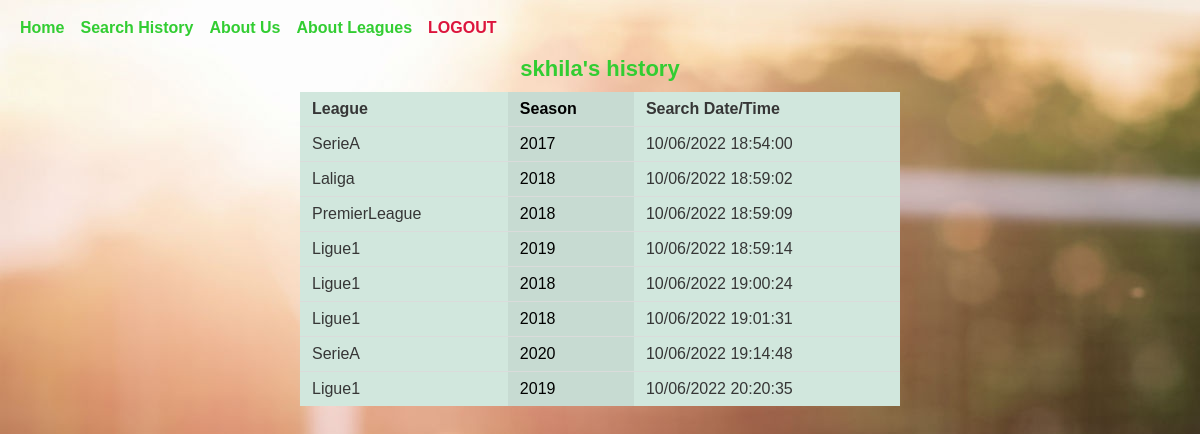
Page /history (signed in) on the earlier database version.
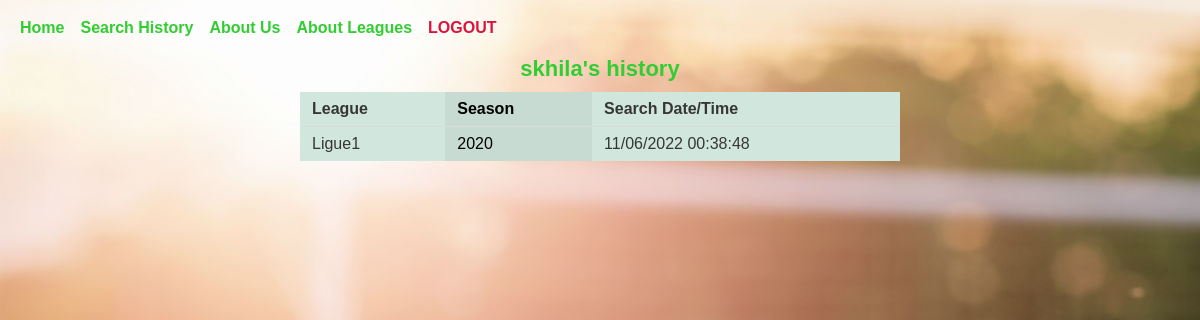
Same page on the later database version.
### flask_football.py (models this page shows)
class History(UserMixin, db.Model):
    __tablename__ = 'history'
    id = db.Column(db.Integer, primary_key=True)
    Username = db.Column(db.String(100), nullable=False)
    League = db.Column(db.String(30), nullable=False)
    Season = db.Column(db.String(30), nullable=False)
    Date = db.Column(db.String(100), nullable=False)

### flask_football.py (the view)
@app.route('/history')
def history():
    current_history = History.query.filter_by(Username=session['username']).all()
    return render_template('history.html', current_history=current_history)

### flask_football.py (called while the page is built)
@login_manager.user_loader
def load_user(user_id):
    return User.query.get(int(user_id))

### templates/history.html (shortened to what this page needs)
{% extends 'base.html' %}
{% block content %}
<h1 style="text-align: center; font-weight: bold; color: limegreen; font-size: 22px; margin-bottom: 10px">
    {{ session['username'] }}'s history</h1>
    <div>
        <table class="table table-success table-striped-columns" style="width: 50% ;margin-left:auto;margin-right:auto;">
            <tr class="table-success">
                <th scope="col">League</th>
                <th scope="col">Season</th>
                <th scope="col">Search Date/Time</th>
            </tr>
            {% for each in current_history|sort(attribute='Date') %}
            <tr>
                <td>{{ each.League }}</td>
                <td>{{ each.Season }}</td>
                <td>{{ each.Date }}</td>
            </tr>
            {% endfor %}
        </table>
    </div>
{% endblock%}

### templates/base.html (shortened to what this page needs)
<link rel="stylesheet" href="static/design.css">
<!DOCTYPE html>
<html>
<head>
    <link href="https://cdn.jsdelivr.net/npm/bootstrap@5.2.0-beta1/dist/css/bootstrap.min.css" rel="stylesheet">
    <link rel="stylesheet" href="https://cdnjs.cloudflare.com/ajax/libs/bulma/0.7.2/css/bulma.min.css" />
    <link rel="stylesheet" href="https://cdn.jsdelivr.net/npm/bulma@0.8.0/css/bulma.min.css">
</head>
<body>
    <nav class="navbar navbar-expand-lg bg-light">
      <div class="container-fluid">
        <div class="collapse navbar-collapse" id="navbarNav">
          <ul class="navbar-nav">
            {% if current_user.is_authenticated %}
              <li class="nav-item">
                <a class="nav-link" style="color: limegreen; font-weight: bold" href="{{ url_for('profile') }}">Home</a>
              </li>
            {% endif %}
            {% if current_user.is_authenticated %}
              <li class="nav-item">
                <a class="nav-link" style="color: limegreen; font-weight: bold" href="{{ url_for('history') }}">Search History</a>
              </li>
            {% endif %}
            {% if current_user.is_authenticated %}
              <li class="nav-item">
                <a class="nav-link" style="color: limegreen; font-weight: bold" href="{{ url_for('about') }}">About Us</a>
              </li>
            {% endif %}
            {% if current_user.is_authenticated %}
              <li class="nav-item">
                <a class="nav-link" style="color: limegreen; font-weight: bold" href="{{ url_for('leagues') }}">About Leagues</a>
              </li>
            {% endif %}
            {% if current_user.is_authenticated %}
              <li class="nav-item">
                <a class="nav-link" style="color: crimson; font-weight: bold" href="{{ url_for('logout') }}">LOGOUT</a>
              </li>
            {% endif %}
          </ul>
        </div>
      </div>
    </nav>
    {% block content %}
    {% endblock %}
</body>
</html>

### static/design.css (style rules this page uses)
body { background-image: url("background3.jpg"); width: auto; height: auto; }
nav { background-image: url("background3.jpg") }
body { font-family: Arial, Helvetica, sans-serif; margin: 0; }
html { box-sizing: border-box; }
*, *:before, *:after { box-sizing: inherit; }
* { font-family: 'Poppins', sans-serif; }

Differences in the rows shown:
removed History: League "SerieA", Season "2017", Date "10/06/2022 18:54:00"
removed History: League "Laliga", Season "2018", Date "10/06/2022 18:59:02"
removed History: League "PremierLeague", Season "2018", Date "10/06/2022 18:59:09"
removed History: League "Ligue1", Season "2019", Date "10/06/2022 18:59:14"
removed History: League "Ligue1", Season "2018", Date "10/06/2022 19:00:24"
removed History: League "Ligue1", Season "2018", Date "10/06/2022 19:01:31"
removed History: League "SerieA", Season "2020", Date "10/06/2022 19:14:48"
removed History: League "Ligue1", Season "2019", Date "10/06/2022 20:20:35"
now on this page (row edited): History: League "Ligue1", Season "2020", Date "11/06/2022 00:38:48"
